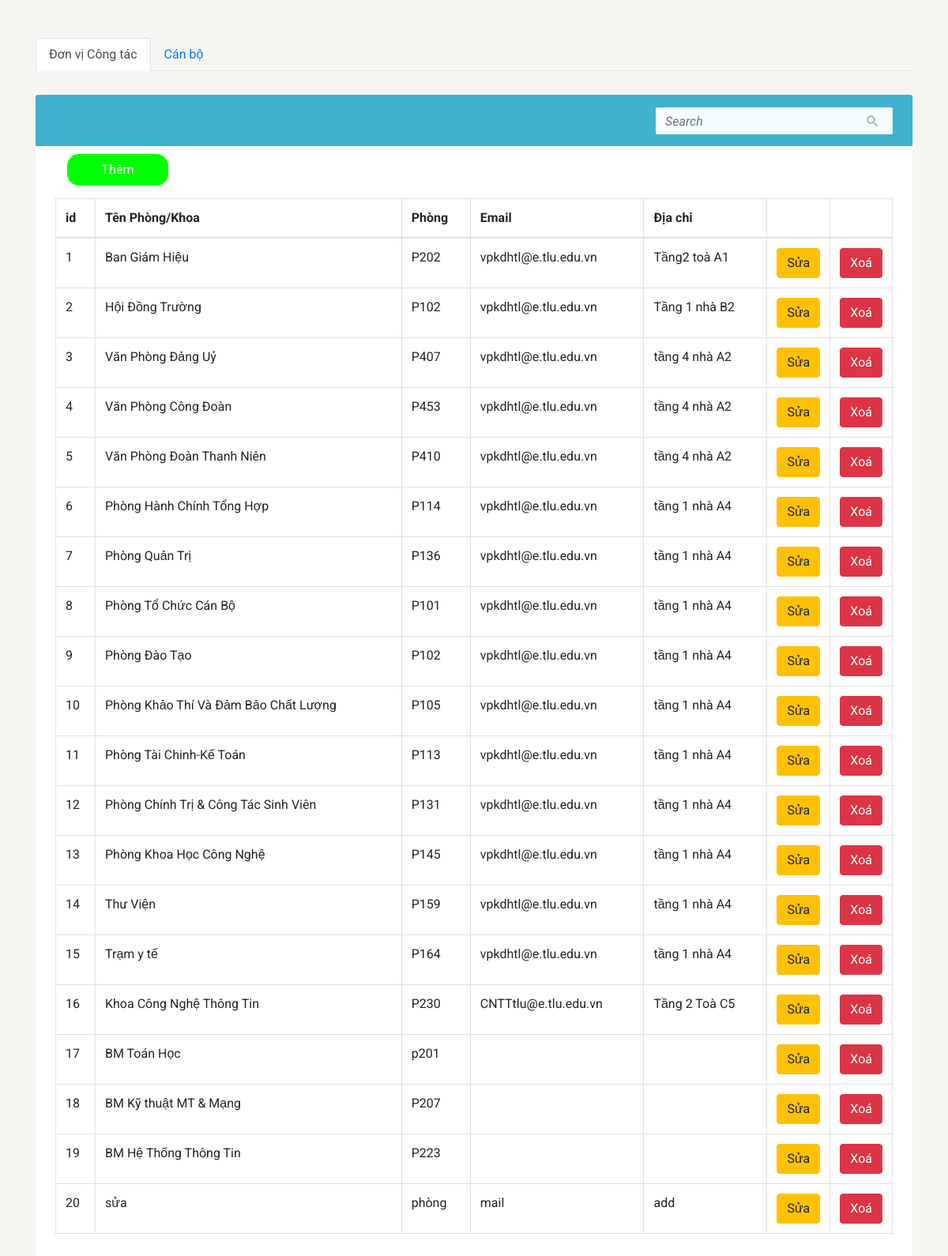
The page /admin/phongkhoa/index.php on the database its author committed.
### tables this page shows
CREATE TABLE `phongkhoa` (
  `id` int(10) NOT NULL,
  `ten` varchar(255) NOT NULL,
  `sophong` varchar(10) NOT NULL,
  `diachi` varchar(255) DEFAULT NULL,
  `email` varchar(255) DEFAULT NULL,
  `id_parent` int(10) DEFAULT NULL
);

### db/dbhelper.php (called while the page is built, shortened)
<?php
function executeResult($sql) {
	$con = mysqli_connect(HOST, USERNAME, PASSWORD, DATABASE);
	$result = mysqli_query($con, $sql);
	$data   = [];
	while ($row = mysqli_fetch_array($result, 1)) {
		$data[] = $row;
	}
	return $data;
}

### admin/phongkhoa/index.php (the view, shortened to what this page needs)
<?php
    require_once("../../db/dbhelper.php");
?>
<!DOCTYPE html>
<html lang="en">
<head>
<link rel="stylesheet" href="https://stackpath.bootstrapcdn.com/bootstrap/4.5.0/css/bootstrap.min.css">
<link rel="stylesheet" href="https://maxcdn.bootstrapcdn.com/font-awesome/4.7.0/css/font-awesome.min.css">
</head>
<body>
    <div class="container text-center" style="margin-top: 3rem">
    <ul class="nav nav-tabs">
      <li class="nav-item">
        <a class="nav-link active" href="">Đơn vị Công tác</a>
      </li>
      <li class="nav-item">
        <a class="nav-link " href="../canbo/index.php">Cán bộ</a>
      </li>
    </ul>
    </div>
    <div class="container-lg">
        <div class="table-responsive">
            <div class="table-wrapper">
                <div class="table-title" style="height: 65px">
                    <div class="row">
                        <div class="col-sm-6">
                            <div class="search-box">
                                <div class="input-group">
                                    <input type="text" id="search" class="form-control" placeholder="Search">
                                    <span class="input-group-addon"><i class="material-icons">&#xE8B6;</i></span>
                                </div>
                            </div>
                        </div>
                    </div>
                </div>
              <div class="add col-md-12">
                    <a href="add.php"><button >Thêm</button></a>
              </div>
                <table class="table table-bordered table-hover" style="margin-top: 1rem;">
                    <thead >
                        <tr>
                            <th width="50px">id</th>
                            <th>Tên Phòng/Khoa</th>
                            <th>Phòng</th>
                            <th>Email</th>
                            <th>Địa chỉ</th>
                            <th width="50px"></th>
                            <th width="50px"></th>
                        </tr>
                    </thead>
                    <tbody>
                        <?php
                        $sql          = 'select * from phongkhoa';
                        $phongkhoaList      = executeResult($sql);
                        $index = 1;
                        foreach ($phongkhoaList as $item) {
                            echo '<tr>
                                        <td>'.($index++).'</td>
                                        <td>'.$item['ten'].'</td>
                                        <td>'.$item['sophong'].'</td>
                                        <td>'.$item['email'].'</td>
                                        <td>'.$item['diachi'].'</td>
                                        <td>
                                            <a href="add.php?id='.$item['id'].'"><button class="btn btn-warning">Sửa</button></a>
                                        </td>
                                        <td>
                                            <button class="btn btn-danger" onclick="deletepk('.$item['id'].')">Xoá</button>
                                        </td>
                                    </tr>';
                        }
                        ?>
                    </tbody>
                </table>
            </div>
        </div>
    </div>
</body>
</html>

### admin/phongkhoa/index.php (style rules this page uses)
body { color: #566787; background: #f7f5f2; font-family: 'Roboto', sans-serif; }
.table-responsive { margin: 30px 0; }
.table-wrapper { background: #fff; padding: 20px 25px; border-radius: 3px; box-shadow: 0 1px 1px rgba(0,0,0,.05); }
.table-title { color: #fff; background: #40b2cd; padding: 16px 25px; margin: -20px -25px 10px; border-radius: 3px 3px 0 0; }
.search-box { position: relative; float: right; }
.search-box .input-group { min-width: 300px; position: absolute; right: 0; }
.search-box .input-group-addon, .search-box input { border-color: #ddd; border-radius: 0; }
.search-box input { height: 34px; padding-right: 35px; background: #f4fcfd; border: none; border-radius: 2px !important; }
.search-box input::placeholder { font-style: italic; }
.search-box .input-group-addon { min-width: 35px; border: none; background: transparent; position: absolute; right: 0; z-index: 9; padding: 6px 0; }
.search-box i { color: #a0a5b1; font-size: 19px; position: relative; top: 2px; }
.add button { text-align: center; width:8rem ; display: block; height: 2.5rem; color: white; border-radius: 15px; background-color: #00FF00; border: none; }

### rows shown on the page
phongkhoa: ten "Ban Giám Hiệu", sophong "P202", email "vpkdhtl@e.tlu.edu.vn", diachi "Tầng2 toà A1"
phongkhoa: ten "Hội Đồng Trường", sophong "P102", email "vpkdhtl@e.tlu.edu.vn", diachi "Tầng 1 nhà B2"
phongkhoa: ten "Văn Phòng Đảng Uỷ", sophong "P407", email "vpkdhtl@e.tlu.edu.vn", diachi "tầng 4 nhà A2"
phongkhoa: ten "Văn Phòng Công Đoàn", sophong "P453", email "vpkdhtl@e.tlu.edu.vn", diachi "tầng 4 nhà A2"
phongkhoa: ten "Văn Phòng Đoàn Thanh Niên", sophong "P410", email "vpkdhtl@e.tlu.edu.vn", diachi "tầng 4 nhà A2"
phongkhoa: ten "Phòng Hành Chính Tổng Hợp", sophong "P114", email "vpkdhtl@e.tlu.edu.vn", diachi "tầng 1 nhà A4"
phongkhoa: ten "Phòng Quản Trị", sophong "P136", email "vpkdhtl@e.tlu.edu.vn", diachi "tầng 1 nhà A4"
phongkhoa: ten "Phòng Tổ Chức Cán Bộ", sophong "P101", email "vpkdhtl@e.tlu.edu.vn", diachi "tầng 1 nhà A4"
phongkhoa: ten "Phòng Đào Tạo", sophong "P102", email "vpkdhtl@e.tlu.edu.vn", diachi "tầng 1 nhà A4"
phongkhoa: ten "Phòng Khảo Thí Và Đảm Bảo Chất Lượng", sophong "P105", email "vpkdhtl@e.tlu.edu.vn", diachi "tầng 1 nhà A4"
phongkhoa: ten "Phòng Tài Chinh-Kế Toán", sophong "P113", email "vpkdhtl@e.tlu.edu.vn", diachi "tầng 1 nhà A4"
phongkhoa: ten "Phòng Chính Trị & Công Tác Sinh Viên", sophong "P131", email "vpkdhtl@e.tlu.edu.vn", diachi "tầng 1 nhà A4"
phongkhoa: ten "Phòng Khoa Học Công Nghệ", sophong "P145", email "vpkdhtl@e.tlu.edu.vn", diachi "tầng 1 nhà A4"
phongkhoa: ten "Thư Viện", sophong "P159", email "vpkdhtl@e.tlu.edu.vn", diachi "tầng 1 nhà A4"
phongkhoa: ten "Trạm y tế", sophong "P164", email "vpkdhtl@e.tlu.edu.vn", diachi "tầng 1 nhà A4"
phongkhoa: ten "Khoa Công Nghệ Thông Tin", sophong "P230", email "CNTTtlu@e.tlu.edu.vn", diachi "Tầng 2 Toà C5"
phongkhoa: ten "BM Toán Học", sophong "p201"
phongkhoa: ten "BM Kỹ thuật MT & Mạng", sophong "P207"
phongkhoa: ten "BM Hệ Thống Thông Tin", sophong "P223"
phongkhoa: ten "sửa", sophong "phòng", email "mail", diachi "add"
